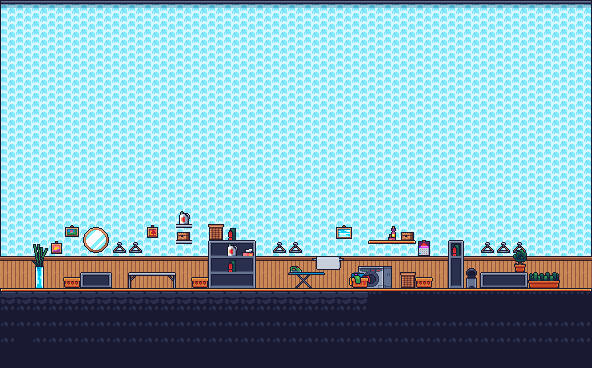

The image is a tile-based game level rendered from a .tmx file. Its description and source (layers, tilesets, objects; grid data summarised) follow:
An orthogonal 37x23 tile map with 16x16 px tiles, 6 tile layers (Ground, Tile Layer 1, Tile Layer 5, Tile Layer 4, ...), 5 tilesets.

<map version="1.10" tiledversion="1.10.2" orientation="orthogonal" renderorder="right-down" width="37" height="23" tilewidth="16" tileheight="16" infinite="0" nextlayerid="7" nextobjectid="1">
 <tileset firstgid="1" source="Bathroom.tsx" />
 <tileset firstgid="210" source="mp_cs_tilemap_all.tsx" />
 <tileset firstgid="2258" source="Background.tsx" />
 <tileset firstgid="2838" source="Laundry.tsx" />
 <tileset firstgid="2934" source="Chill Room.tsx" />
 <layer id="6" name="Ground" width="37" height="23">
  <data>[851 cells, 227 non-empty, 3 distinct tile ids]</data>
 </layer>
 <layer id="1" name="Tile Layer 1" width="37" height="23">
  <data>[851 cells, 666 non-empty, 7 distinct tile ids]</data>
 </layer>
 <layer id="5" name="Tile Layer 5" width="37" height="23">
  <data>[851 cells, 39 non-empty, 2 distinct tile ids]</data>
 </layer>
 <layer id="4" name="Tile Layer 4" width="37" height="23">
  <data>[851 cells, 3 non-empty, 3 distinct tile ids]</data>
 </layer>
 <layer id="2" name="Tile Layer 2" width="37" height="23">
  <data>[851 cells, 87 non-empty, 42 distinct tile ids]</data>
 </layer>
 <layer id="3" name="Tile Layer 3" width="37" height="23">
  <data>[851 cells, 33 non-empty, 25 distinct tile ids]</data>
 </layer>
</map>
